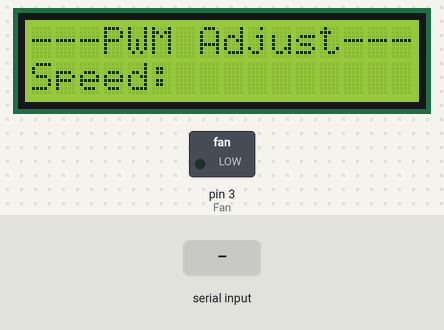
Bench run of a sketch on a simulated Arduino Uno, built with avr-gcc and run on an emulated ATmega328P. Parts: 16×2 character LCD, switched loads named in the sketch (green lamp = pin HIGH). The test bench sets the inputs (shaded band).

Above: at 1.2 s.
1.3 s: "L" received over Serial
At 1.8 s:
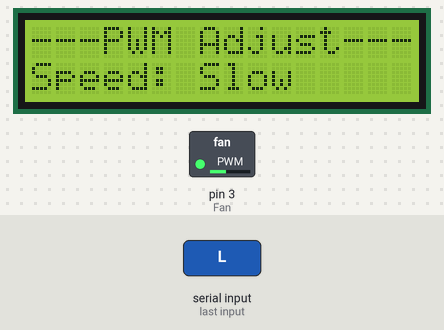
2.8 s: "M" received over Serial
At 4.0 s:
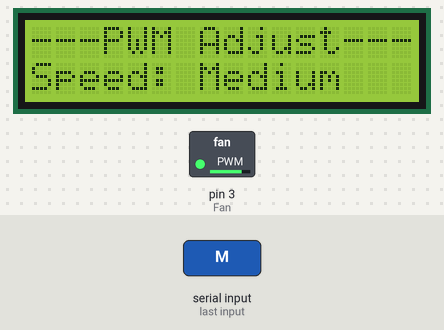
4.3 s: "H" received over Serial
At 5.3 s:
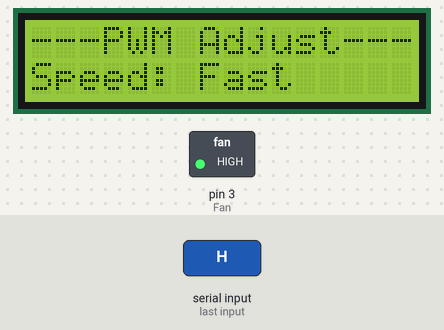
5.8 s: "1" received over Serial
At 6.4 s:
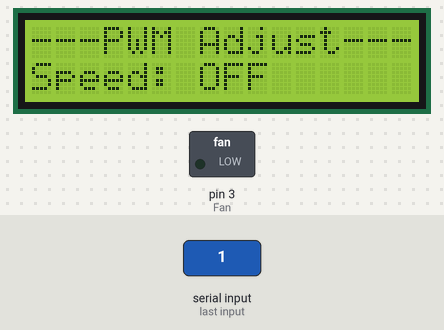
Timing chart, 0 to 8.3 s (numbered marks = the images above; inputs shaded):
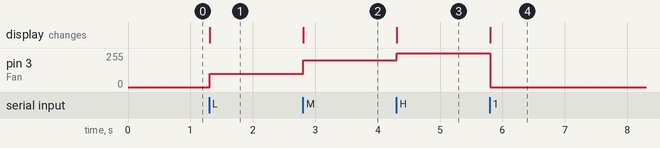

The sketch:

PWM_Adjust.ino
```cpp
#include <LiquidCrystal_I2C.h>

LiquidCrystal_I2C lcd(0x27, 16, 2);

char input = ""; //serial input is stored in this variable
int Fan = 3;
int Speed = 0;

void setup() {
  // put your setup code here, to run once:
  Serial.begin(9600);
  lcd.begin();
  lcd.backlight();
  pinMode(Fan, OUTPUT);
  lcd.setCursor(0, 0);
  lcd.print("---PWM Adjust---");
  lcd.setCursor(0, 1);
  lcd.print("Speed: ");

}

void loop() {
  // put your main code here, to run repeatedly:
   if(Serial.available()){ //checks if any data is in the serial buffer
      input = Serial.read(); //reads the data into a variable
          if(input == 'L'){
           Speed = 100;
           lcd.setCursor(7, 1);
           lcd.print("Slow");
           lcd.print("   ");
          }
          else if(input == 'M'){
           Speed = 200;
           lcd.setCursor(7, 1);
           lcd.print("Medium");
           lcd.print("   ");
          }
          else if(input == 'H'){
           Speed = 255;
           lcd.setCursor(7, 1);
           lcd.print("Fast");
           lcd.print("   ");
          }
          else{
           Speed = 0;
           lcd.setCursor(7, 1);
           lcd.print("OFF");
           lcd.print("   ");
          }
       analogWrite(Fan, Speed);
  }
}
```

Measured:
- after the input at 1.3 s, pin 3 (Fan): 0/255 → 100/255 at once; the display: changes at once (image 1)
- after the input at 2.8 s, pin 3 (Fan): 100/255 → 200/255 at once; the display: changes at once (image 2)
- after the input at 4.3 s, pin 3 (Fan): 200/255 → 255/255 at once; the display: changes at once (image 3)
- after the input at 5.8 s, pin 3 (Fan): 255/255 → 0/255 at once; the display: changes at once (image 4)
